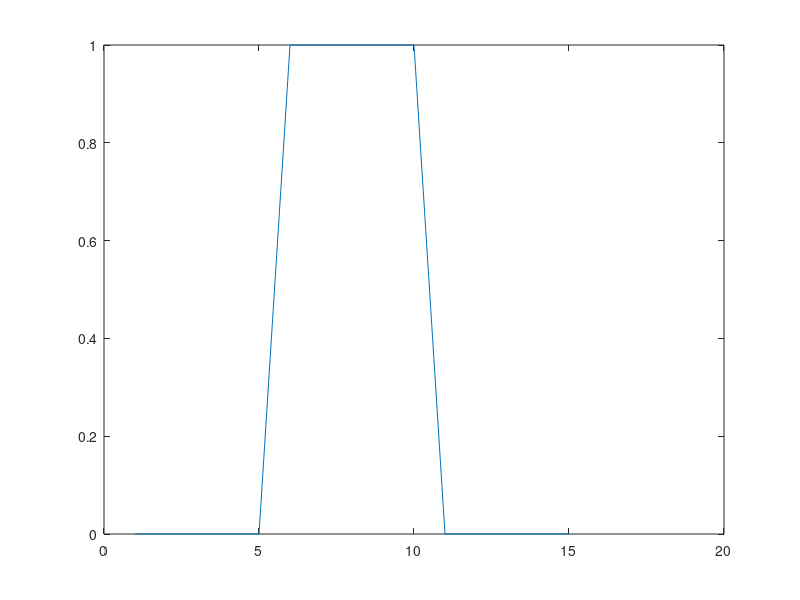
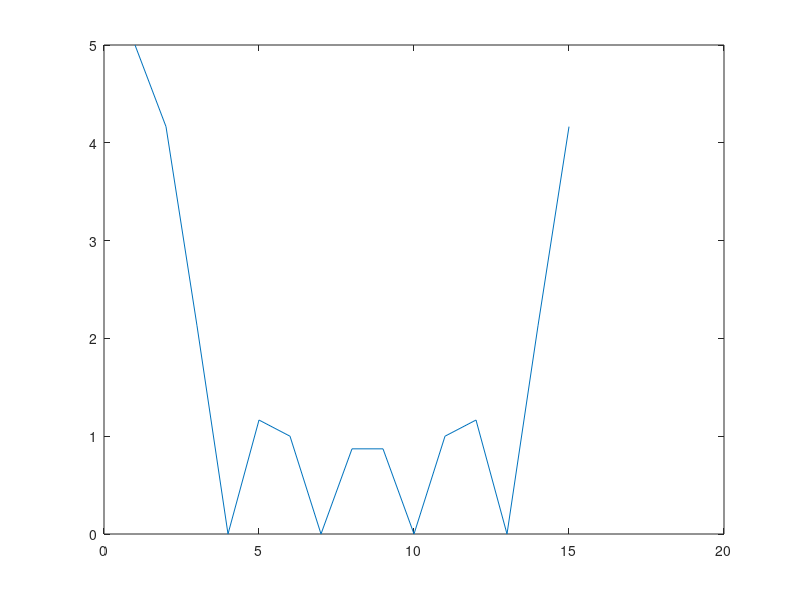
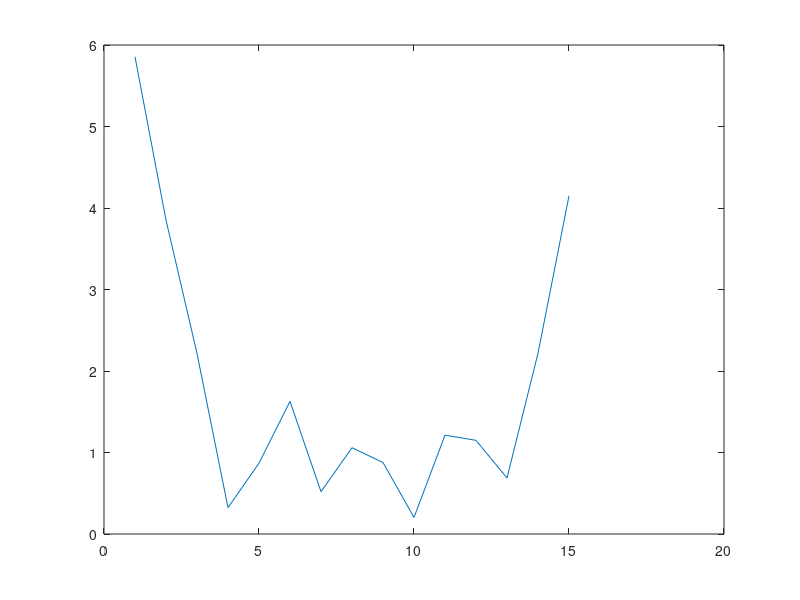
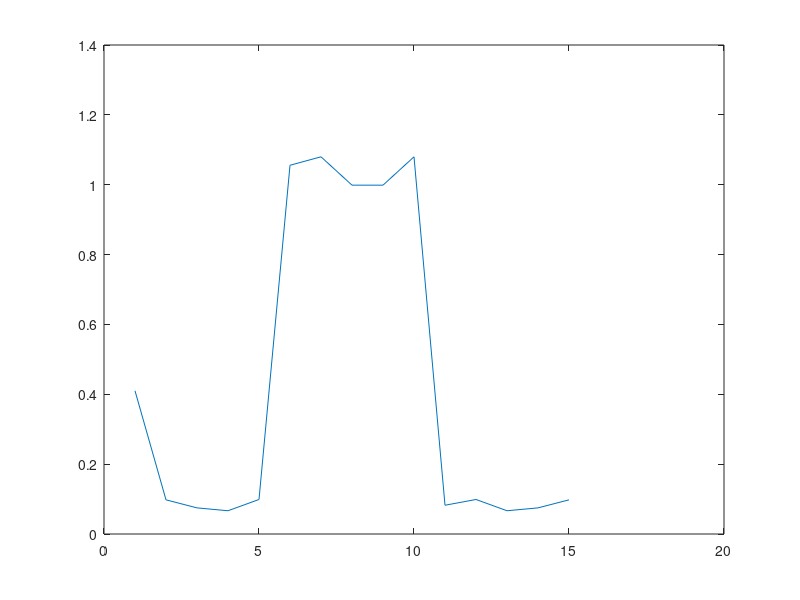

Source code (MATLAB) for these figures, in order:
close all;
clear all;
x = zeros(1,15);
z = ones(1,5);
for i = 6:10 
    x(1,i) = z(1,i - 5);
end;
figure(1);
plot(x);
y = fft(x);
figure(2);
plot(abs(y));
d = y + rand(1,15);
figure(3);
plot(abs(d));
g = ifft(d);
figure(4);
plot(abs(g));
